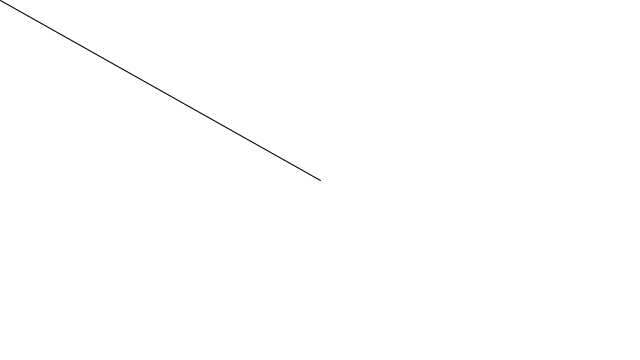
Frame 1 (no input)
Frame 60 (the mouse pressed at the canvas centre just before this capture): identical to frame 1, image omitted
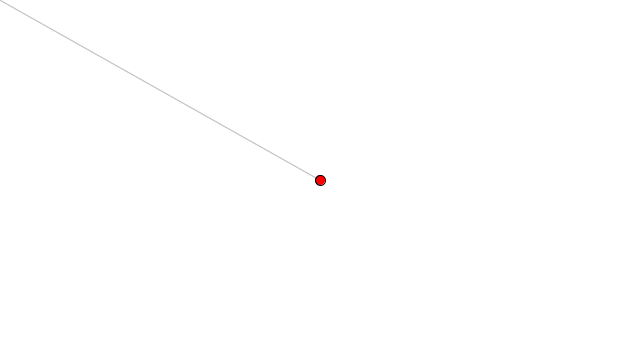
Frame 120 (the mouse held since frame 60 and released just before this capture)

The Processing sketch that drew these frames (run headless with seeded random() and noise(); from frame 60 on, the mouse is pressed at the canvas centre):

// Processing sketch: ejemplo1_3_trig
// ── ejemplo1_3_trig.pde
/*
 Ejemplo 1.3: Substracción de Vectores
 The Nature of Code por Nathan Shiffman
 http://github.com/shiffman/the-Nature-of-Code
 
 La Naturaleza del Código
 traducido por Sergio Majluf, Nicolás Troncoso
 y estudiantes de Diseño UDD
 http://github.com/disenoudd/the-Nature-of-Code
 */
float angulo,dx,dy = 0;
float r = 10;
void setup() {
  size(640, 360);
}

void draw() {
  background(255);
  // Dos PVector, uno para la posición del mouse y uno para el centro de la ventana
  PVector mouse  = new PVector(mouseX, mouseY);
  PVector centro = new PVector(width/2, height/2);

  // Dibuja los dos vectores originales
  stroke(200);
  line(0, 0, mouse.x, mouse.y);
  line(0, 0, centro.x, centro.y);

  // ¡Substracción de PVector!
  mouse.sub(centro);

  // Dibuja una línea para representar el vector.
  // Observa como muevo el origen con translate() para ubicar el vector
  stroke(0);
  translate(width/2, height/2);
  line(0, 0, mouse.x, mouse.y);
 
  r = dist(0, 0, mouse.x, mouse.y);
  noFill();
  ellipse(0, 0, r*2,r*2);
  dx = sin(angulo) * r;
  dy = cos(angulo) * r;
  
  fill(255,0,0);
  ellipse (dx, dy, 10, 10);
  angulo -= 0.1;
}
